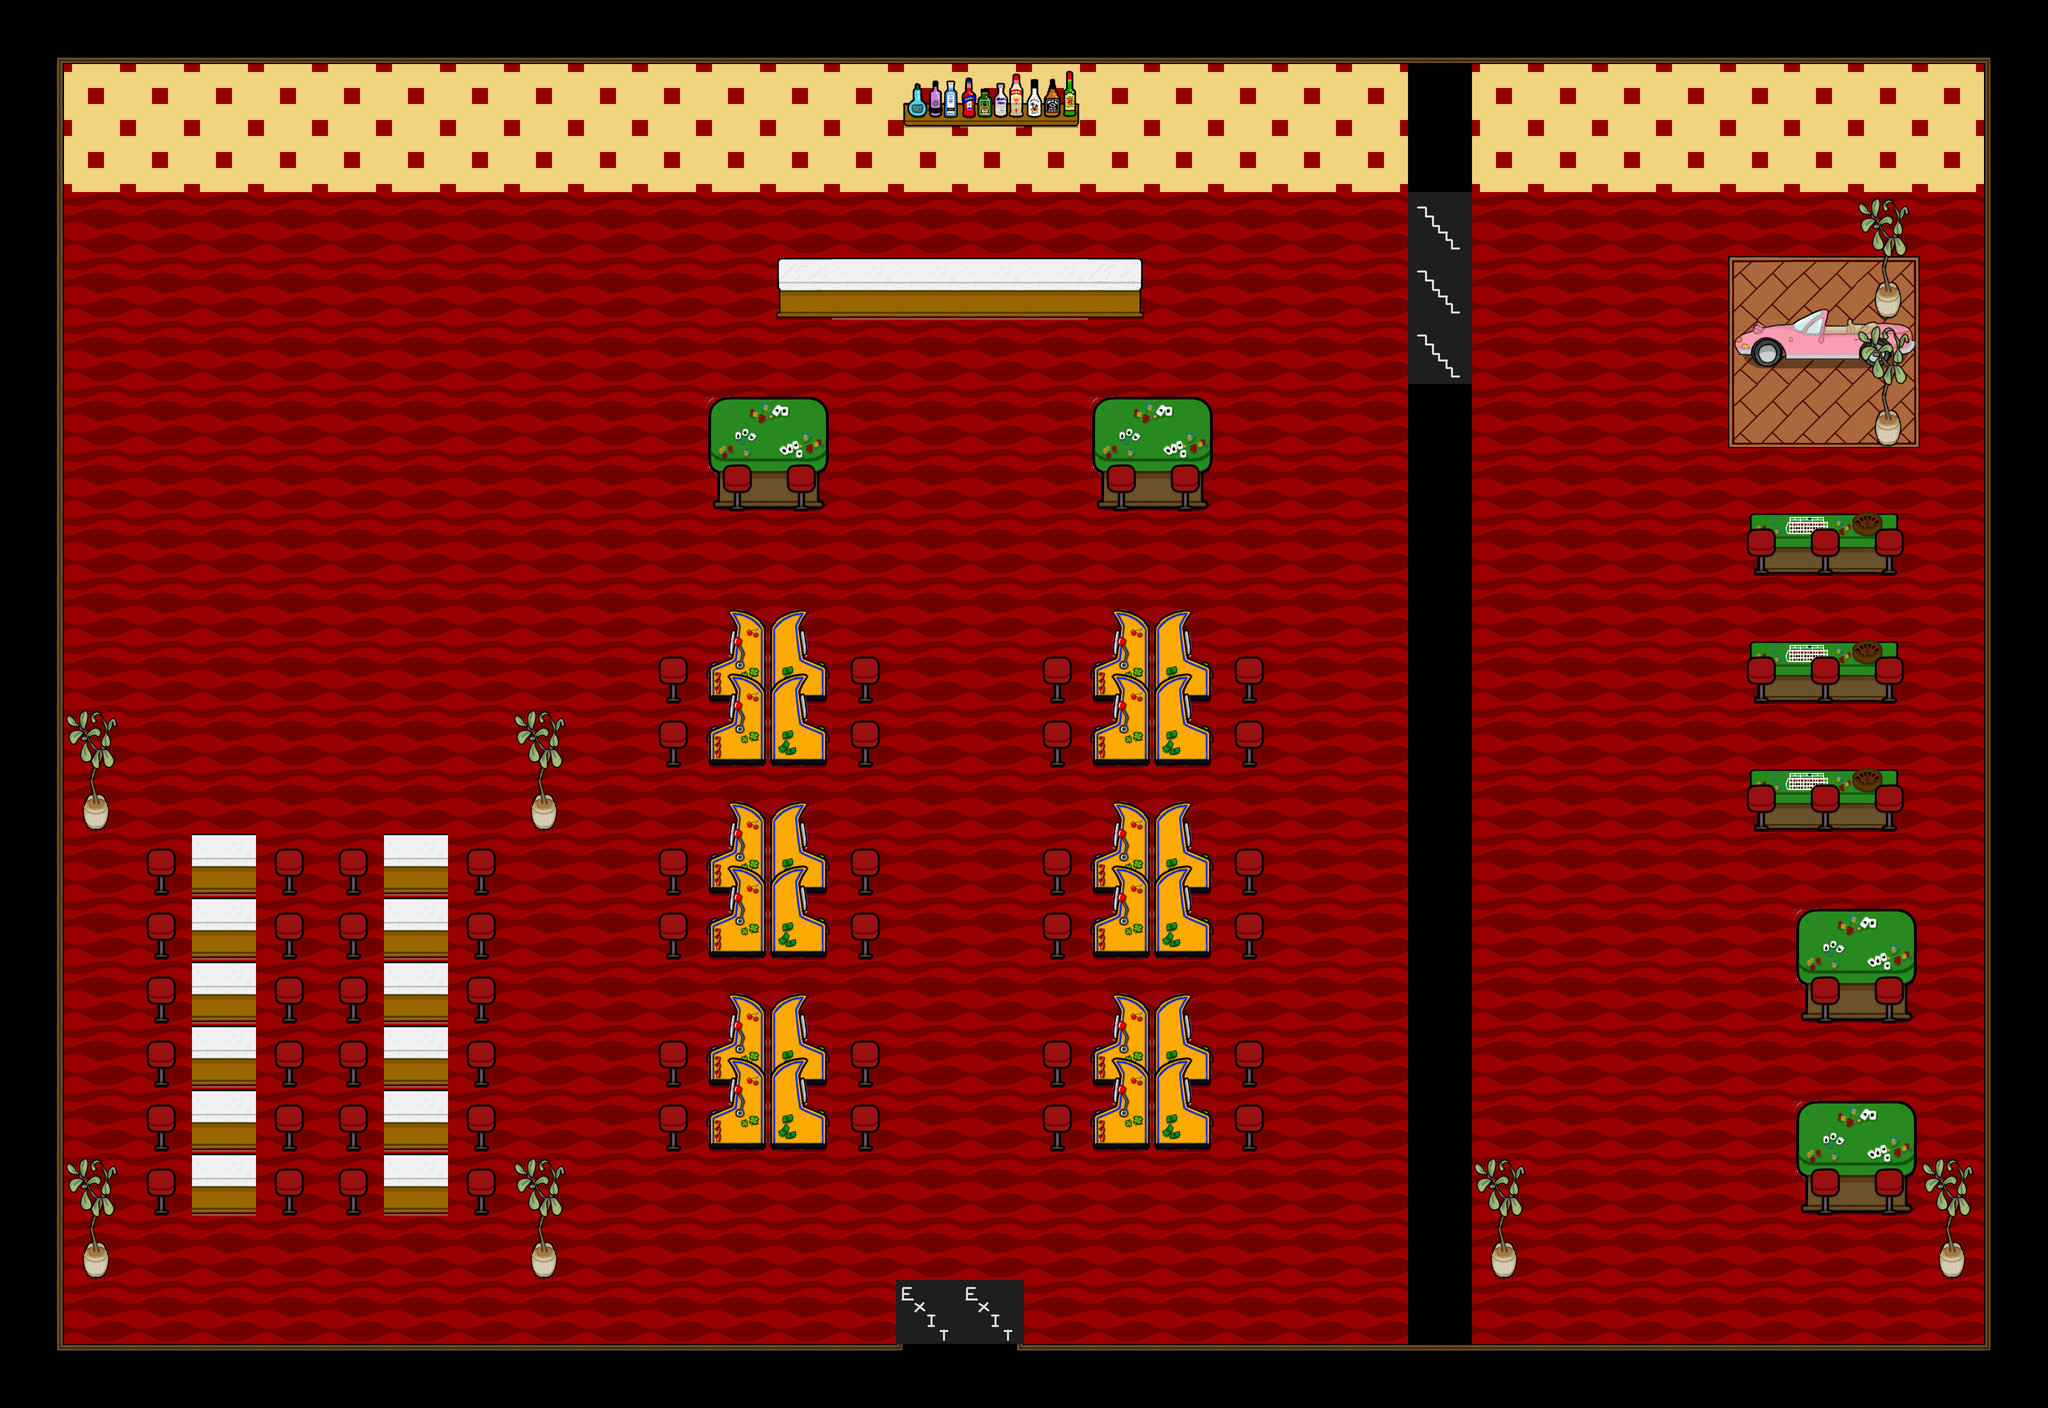

This game map was drawn from its Tiled (.tmx) file and the tilesets committed beside it. A one-line description and the trimmed map source follow:
An orthogonal 32x22 tile map with 128x128 px tiles, 4 tile layers (casino, bordes paredes, assets, assets2), 4 tilesets and 26 objects.

<map version="1.10" tiledversion="1.10.2" orientation="orthogonal" renderorder="right-down" width="32" height="22" tilewidth="128" tileheight="128" infinite="0" nextlayerid="8" nextobjectid="46">
 <tileset firstgid="1" name="casino_plantilla" tilewidth="128" tileheight="128" tilecount="6" columns="3">
  <image source="casino_plantilla.png" width="384" height="256" />
 </tileset>
 <tileset firstgid="7" name="Colisiones" tilewidth="128" tileheight="128" tilecount="2" columns="2">
  <image source="Colisiones.png" width="256" height="128" />
 </tileset>
 <tileset firstgid="9" name="spritesfondo" tilewidth="128" tileheight="128" tilecount="500" columns="25">
  <image source="spritesfondo.png" width="3200" height="2560" />
 </tileset>
 <tileset firstgid="509" name="sprites_taberna" tilewidth="128" tileheight="128" tilecount="100" columns="10">
  <image source="sprites_taberna.png" width="1280" height="1280" />
 </tileset>
 <layer id="1" name="casino" width="32" height="22">
  <properties>
   <property name="Draw" type="bool" value="true" />
  </properties>
  <data>[704 cells, 600 non-empty, 14 distinct tile ids]</data>
 </layer>
 <layer id="4" name="bordes paredes" width="32" height="22">
  <properties>
   <property name="Draw" type="bool" value="true" />
  </properties>
  <data>[704 cells, 104 non-empty, 8 distinct tile ids]</data>
 </layer>
 <layer id="5" name="assets" width="32" height="22">
  <properties>
   <property name="Draw" type="bool" value="true" />
  </properties>
  <data>[704 cells, 120 non-empty, 26 distinct tile ids]</data>
 </layer>
 <layer id="6" name="assets2" width="32" height="22">
  <properties>
   <property name="Draw" type="bool" value="true" />
  </properties>
  <data>[704 cells, 64 non-empty, 10 distinct tile ids]</data>
 </layer>
 <objectgroup id="3" name="Transiciones">
  <properties>
   <property name="entity" type="int" value="5" />
  </properties>
  <object id="1" x="1792" y="2560" width="256" height="128">
   <properties>
    <property name="mapID" type="int" value="0" />
    <property name="targetDoor" type="int" value="31" />
   </properties>
  </object>
 </objectgroup>
 <objectgroup id="7" name="Colliders">
  <object id="3" x="112.121" y="282.788" width="9.09091" height="2414.18" />
  <object id="4" x="121.212" y="2696.97" width="1681.82" height="6.06061" />
  <object id="5" x="124.242" y="253.697" width="3857.58" height="27.1515" />
  <object id="11" x="2818.18" y="772.727" width="124.242" height="1915.15" />
  <object id="12" x="3972.73" y="277.818" width="9.09091" height="2425.21" />
  <object id="13" x="2033.33" y="2690.91" width="1939.39" height="12.1212" />
  <object id="17" x="3456" y="512" width="382.667" height="308" />
  <object id="19" x="3504" y="1028" width="290.667" height="27.6667" />
  <object id="20" x="3501.33" y="1282.67" width="290.667" height="30" />
  <object id="21" x="3500" y="1541.33" width="293.333" height="27.3333" />
  <object id="22" x="3600" y="1821.33" width="225.333" height="122.667" />
  <object id="23" x="3596" y="2201.33" width="236" height="124.667" />
  <object id="25" x="3836" y="2434.67" width="129.333" height="23.6667" />
  <object id="27" x="2948" y="2436" width="121.333" height="17.3333" />
  <object id="29" x="356" y="1665.33" width="190.667" height="671.273" />
  <object id="30" x="734.667" y="1668" width="197.333" height="674.364" />
  <object id="35" x="1415" y="1604" width="240" height="219" />
  <object id="36" x="1419" y="1992" width="233" height="216" />
  <object id="37" x="1416" y="1226" width="237" height="212" />
  <object id="38" x="1421" y="796" width="236" height="122" />
  <object id="39" x="2186" y="794" width="240" height="126.667" />
  <object id="41" x="1558" y="518" width="726" height="48" />
  <object id="42" x="2176" y="1230" width="248" height="207.333" />
  <object id="43" x="2188" y="1604" width="240" height="222.667" />
  <object id="45" x="2178" y="1990" width="252" height="218.667" />
 </objectgroup>
</map>
